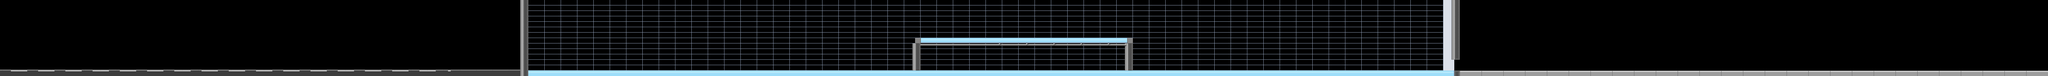

Rendered tile map (Tiled .tmx) drawn with the repository's tilesets; below, a short description and the map source with its tile grids summarised:
An orthogonal 376x14 tile map with 16x16 px tiles, 3 tile layers (Background 2, Background 1, Ground), 2 tilesets and 98 objects (14x pillar, 10x front-pillar, 6x background, 6x chairs, 5x window-reflections, ...).

<map version="1.10" tiledversion="1.10.1" orientation="orthogonal" renderorder="right-down" width="376" height="14" tilewidth="16" tileheight="16" infinite="0" parallaxoriginx="96" parallaxoriginy="54" nextlayerid="25" nextobjectid="306">
 <editorsettings>
  <export target="../../public/assets/tilemaps/airport.tmj" format="json" />
 </editorsettings>
 <tileset firstgid="1" name="airport" tilewidth="16" tileheight="16" spacing="2" margin="1" tilecount="30" columns="6">
  <image source="tilesets/airport.png" width="108" height="90" />
 </tileset>
 <tileset firstgid="31" name="objects" tilewidth="487" tileheight="208" tilecount="47" columns="0">
  <grid orientation="orthogonal" width="1" height="1" />
  <tile id="0">
   <image width="29" height="33" source="images/global/revolving-door-frame.png" />
  </tile>
  <tile id="1">
   <image width="19" height="29" source="images/global/revolving-door-wings.png" />
  </tile>
  <tile id="3">
   <image width="148" height="54" source="images/airport/airplane.png" />
  </tile>
  <tile id="6">
   <image width="68" height="17" source="images/airport/chairs.png" />
  </tile>
  <tile id="8">
   <image width="46" height="94" source="images/airport/tower.png" />
  </tile>
  <tile id="9">
   <image width="15" height="72" source="images/airport/hanging-clock.png" />
  </tile>
  <tile id="10">
   <image width="21" height="72" source="images/airport/hanging-exit-sign.png" />
  </tile>
  <tile id="12">
   <image width="19" height="24" source="images/global/plant.png" />
  </tile>
  <tile id="14">
   <image width="174" height="72" source="images/airport/signs.png" />
  </tile>
  <tile id="15">
   <image width="5" height="208" source="images/airport/pillar.png" />
  </tile>
  <tile id="16">
   <image width="7" height="13" source="images/global/fire-extinguisher.png" />
  </tile>
  <tile id="17">
   <image width="279" height="207" source="images/airport/window-reflections.png" />
  </tile>
  <tile id="18">
   <image width="10" height="31" source="images/airport/state-officer.png" />
  </tile>
  <tile id="19">
   <image width="20" height="208" source="images/airport/front-pillar.png" />
  </tile>
  <tile id="20">
   <image width="254" height="111" source="images/airport/escalator.png" />
  </tile>
  <tile id="21">
   <image width="200" height="104" source="images/airport/escalator-stairs.png" />
  </tile>
  <tile id="22">
   <image width="352" height="62" source="images/airport/duty-free-shop.png" />
  </tile>
  <tile id="23">
   <image width="96" height="53" source="images/airport/toilet-foreground.png" />
  </tile>
  <tile id="25">
   <image width="10" height="26" source="images/airport/business-guy.png" />
  </tile>
  <tile id="26">
   <image width="13" height="13" source="images/airport/duty-free-saleswoman.png" />
  </tile>
  <tile id="27">
   <image width="48" height="18" source="images/airport/duty-free-cash-desk.png" />
  </tile>
  <tile id="28">
   <image width="13" height="22" source="images/airport/chubby-woman.png" />
  </tile>
  <tile id="29">
   <image width="45" height="53" source="images/airport/toilet-background-right.png" />
  </tile>
  <tile id="30">
   <image width="45" height="53" source="images/airport/toilet-background-left.png" />
  </tile>
  <tile id="31">
   <image width="11" height="9" source="images/airport/suitcase.png" />
  </tile>
  <tile id="32">
   <image width="6" height="3" source="images/global/backpack.png" />
  </tile>
  <tile id="33">
   <image width="45" height="24" source="images/airport/lost-and-found-stand.png" />
  </tile>
  <tile id="34">
   <image width="62" height="6" source="images/airport/security-conveyor.png" />
  </tile>
  <tile id="35">
   <image width="18" height="23" source="images/airport/security-scanner.png" />
  </tile>
  <tile id="37">
   <image width="3" height="8" source="images/airport/wine-bottle.png" />
  </tile>
  <tile id="38">
   <image width="487" height="46" source="images/airport/building-1-reflections.png" />
  </tile>
  <tile id="39">
   <image width="158" height="46" source="images/airport/building-1-windows.png" />
  </tile>
  <tile id="40">
   <image width="174" height="48" source="images/airport/building-1.png" />
  </tile>
  <tile id="41">
   <image width="216" height="21" source="images/airport/building-2-reflections.png" />
  </tile>
  <tile id="42">
   <image width="78" height="21" source="images/airport/building-2-windows.png" />
  </tile>
  <tile id="43">
   <image width="81" height="24" source="images/airport/building-2.png" />
  </tile>
  <tile id="44">
   <image width="256" height="25" source="images/airport/building-3-reflections.png" />
  </tile>
  <tile id="45">
   <image width="97" height="25" source="images/airport/building-3-windows.png" />
  </tile>
  <tile id="46">
   <image width="109" height="33" source="images/airport/building-3.png" />
  </tile>
  <tile id="47">
   <image width="342" height="25" source="images/airport/building-4-reflections.png" />
  </tile>
  <tile id="48">
   <image width="190" height="25" source="images/airport/building-4-windows.png" />
  </tile>
  <tile id="49">
   <image width="191" height="47" source="images/airport/building-4.png" />
  </tile>
  <tile id="50">
   <image width="321" height="95" source="images/airport/airplane-front.png" />
  </tile>
  <tile id="51">
   <image width="48" height="26" source="images/airport/follow-me-car.png" />
  </tile>
  <tile id="52">
   <image width="33" height="40" source="images/airport/protester.png" />
  </tile>
  <tile id="53">
   <image width="21" height="30" source="images/airport/prince.png" />
  </tile>
  <tile id="54">
   <image width="196" height="9" source="images/airport/background.png" />
  </tile>
 </tileset>
 <objectgroup id="24" name="Far Background" parallaxx="0.25">
  <properties>
   <property name="depth" type="float" value="-11" />
   <property name="parallax-factor-x" type="float" value="0.25" />
  </properties>
  <object id="293" type="background" gid="85" x="-212" y="206" width="196" height="9" />
  <object id="301" type="background" gid="85" x="-15" y="206" width="196" height="9" />
  <object id="302" type="background" gid="85" x="1197" y="208" width="196" height="9" />
  <object id="303" type="background" gid="85" x="1394" y="208" width="196" height="9" />
  <object id="304" type="background" gid="85" x="1592" y="208" width="196" height="9" />
  <object id="305" type="background" gid="85" x="183" y="205" width="196" height="9" />
 </objectgroup>
 <objectgroup id="18" name="Building Windows" parallaxx="0.5">
  <properties>
   <property name="depth" type="float" value="-10" />
   <property name="parallax-factor-x" type="float" value="0.5" />
  </properties>
  <object id="265" type="building-1-windows" gid="70" x="2203" y="208" width="158" height="46" />
  <object id="266" type="building-2-windows" gid="73" x="2366" y="208" width="78" height="21" />
  <object id="267" type="building-3-windows" gid="76" x="2452" y="208" width="97" height="25" />
  <object id="268" type="building-4-windows" gid="79" x="2824" y="200" width="190" height="25" />
 </objectgroup>
 <objectgroup id="19" name="Building Reflections" parallaxx="0.35">
  <properties>
   <property name="depth" type="float" value="-9" />
   <property name="opacity" type="float" value="0.75" />
   <property name="parallax-factor-x" type="float" value="0.35" />
  </properties>
  <object id="270" type="building-1-reflections" gid="69" x="1438" y="208" width="487" height="46" />
  <object id="271" type="building-4-reflections" gid="78" x="1834" y="200" width="342" height="25" />
  <object id="273" type="building-3-reflections" gid="75" x="1589" y="208" width="256" height="25" />
  <object id="274" type="building-2-reflections" gid="72" x="1588" y="208" width="216" height="21" />
 </objectgroup>
 <objectgroup id="17" name="Buildings" parallaxx="0.5">
  <properties>
   <property name="depth" type="float" value="-8" />
   <property name="parallax-factor-x" type="float" value="0.5" />
  </properties>
  <object id="256" type="building-1" gid="71" x="2195" y="208" width="174" height="48" />
  <object id="257" type="building-2" gid="74" x="2365" y="208" width="81" height="24" />
  <object id="258" type="building-3" gid="77" x="2446" y="208" width="109" height="33" />
  <object id="259" type="building-4" gid="80" x="2824" y="208" width="191" height="47" />
 </objectgroup>
 <objectgroup id="23" name="Tower" parallaxx="0.55">
  <properties>
   <property name="depth" type="float" value="-7" />
   <property name="parallax-factor-x" type="float" value="0.55" />
  </properties>
  <object id="282" type="tower" gid="39" x="2533" y="208" width="46" height="94" />
 </objectgroup>
 <layer id="21" name="Background 2" width="376" height="14">
  <properties>
   <property name="depth" type="float" value="-7" />
  </properties>
  <data>[5264 cells, 96 non-empty, 2 distinct tile ids]</data>
 </layer>
 <objectgroup id="20" name="Background Objects" parallaxx="0.75">
  <properties>
   <property name="depth" type="float" value="-4" />
   <property name="parallax-factor-x" type="float" value="0.75" />
  </properties>
  <object id="269" type="airplane-front" gid="81" x="2593" y="208" width="321" height="95" />
 </objectgroup>
 <objectgroup id="11" name="Window Reflections" parallaxx="0.5">
  <properties>
   <property name="depth" type="float" value="-3" />
   <property name="opacity" type="float" value="0.2" />
   <property name="parallax-factor-x" type="float" value="0.5" />
  </properties>
  <object id="81" type="window-reflections" gid="48" x="1897" y="207" width="279" height="207" />
  <object id="100" type="window-reflections" gid="48" x="1003" y="207" width="279" height="207" />
  <object id="101" type="window-reflections" gid="48" x="1301" y="207" width="279" height="207" />
  <object id="211" type="window-reflections" gid="48" x="705" y="207" width="279" height="207" />
  <object id="275" type="window-reflections" gid="48" x="1599" y="207" width="279" height="207" />
 </objectgroup>
 <layer id="3" name="Background 1" width="376" height="14">
  <properties>
   <property name="depth" type="float" value="-2" />
  </properties>
  <data>[5264 cells, 2225 non-empty, 4 distinct tile ids]</data>
 </layer>
 <objectgroup id="5" name="Objects 1">
  <properties>
   <property name="depth" type="float" value="-1" />
  </properties>
  <object id="70" type="escalator-stairs" gid="52" x="2485" y="216" width="200" height="104">
   <properties>
    <property name="stair-count" type="int" value="32" />
    <property name="stair-height" type="int" value="3" />
    <property name="stair-width" type="int" value="6" />
    <property name="stairs-per-second" type="int" value="3" />
   </properties>
  </object>
  <object id="72" type="escalator-stairs" gid="2147483700" x="3331" y="216" width="200" height="104">
   <properties>
    <property name="stair-count" type="int" value="32" />
    <property name="stair-height" type="int" value="3" />
    <property name="stair-width" type="int" value="6" />
    <property name="stairs-per-second" type="int" value="3" />
   </properties>
  </object>
  <object id="153" type="pillar" gid="46" x="3661" y="208" width="5" height="208" />
  <object id="154" type="pillar" gid="46" x="3853" y="208" width="5" height="208" />
  <object id="155" type="pillar" gid="46" x="4045" y="208" width="5" height="208" />
  <object id="156" type="pillar" gid="46" x="3469" y="208" width="5" height="208" />
  <object id="157" type="pillar" gid="46" x="3277" y="208" width="5" height="208" />
  <object id="158" type="pillar" gid="46" x="3085" y="208" width="5" height="208" />
  <object id="159" type="pillar" gid="46" x="2893" y="208" width="5" height="208" />
  <object id="160" type="pillar" gid="46" x="2701" y="208" width="5" height="208" />
  <object id="162" type="pillar" gid="46" x="2509" y="208" width="5" height="208" />
  <object id="163" type="pillar" gid="46" x="2317" y="208" width="5" height="208" />
  <object id="164" type="pillar" gid="46" x="2125" y="208" width="5" height="208" />
  <object id="165" type="pillar" gid="46" x="1933" y="208" width="5" height="208" />
  <object id="180" type="pillar" gid="46" x="1741" y="208" width="5" height="208" />
  <object id="186" type="pillar" gid="46" x="1741" y="208" width="5" height="208" />
 </objectgroup>
 <layer id="1" name="Ground" width="376" height="14">
  <properties>
   <property name="collide" type="bool" value="true" />
  </properties>
  <data>[5264 cells, 508 non-empty, 21 distinct tile ids]</data>
 </layer>
 <objectgroup id="6" name="Objects 2">
  <object id="136" type="airplane" gid="34" x="5183" y="209" width="148" height="54">
   <properties>
    <property name="depth" type="float" value="-6" />
   </properties>
  </object>
  <object id="138" type="signs" gid="45" x="3649" y="168" width="174" height="72" />
  <object id="139" type="plant" gid="43" x="3855" y="208" width="19" height="24" />
  <object id="140" type="hanging-clock" gid="40" x="4005" y="168" width="15" height="72" />
  <object id="141" type="hanging-exit-sign" gid="41" x="4205" y="168" width="21" height="72" />
  <object id="142" type="plant" gid="43" x="4031" y="208" width="19" height="24" />
  <object id="143" type="chairs" gid="37" x="2340" y="208" width="68" height="17" />
  <object id="144" type="chairs" gid="37" x="2207" y="208" width="68" height="17" />
  <object id="145" type="chairs" gid="37" x="2155" y="208" width="68" height="17" />
  <object id="146" type="signs" gid="45" x="2064" y="168" width="174" height="72" />
  <object id="147" type="hanging-clock" gid="40" x="2324" y="168" width="15" height="72" />
  <object id="148" type="hanging-exit-sign" gid="41" x="2000" y="168" width="21" height="72" />
  <object id="149" type="plant" gid="43" x="2292" y="208" width="19" height="24" />
  <object id="166" type="duty-free-shop" gid="53" x="2832" y="112" width="352" height="62" />
  <object id="169" type="business-guy" gid="56" x="2321" y="208" width="10" height="26" />
  <object id="172" type="chairs" gid="37" x="3943" y="208" width="68" height="17" />
  <object id="174" type="chubby-woman" gid="59" x="3922" y="204" width="13" height="22" />
  <object id="176" type="chairs" gid="37" x="3768" y="208" width="68" height="17" />
  <object id="181" type="toilet-background-right" gid="60" x="1822" y="208" width="45" height="53" />
  <object id="182" type="toilet-background-left" gid="61" x="1683" y="208" width="45" height="53" />
  <object id="183" type="lost-and-found-stand" gid="64" x="1601" y="208" width="45" height="24" />
  <object id="212" type="fire-extinguisher" gid="47" x="4249" y="200" width="7" height="13" />
  <object id="213" type="revolving-door-wings" gid="32" x="4264" y="208" width="19" height="29" />
  <object id="214" type="security-conveyor" gid="65" x="4150" y="208" width="62" height="6" />
  <object id="217" type="security-scanner" gid="66" x="4176" y="208" width="18" height="23">
   <properties>
    <property name="depth" type="float" value="0.5" />
   </properties>
  </object>
  <object id="277" type="protester" gid="83" x="2759" y="208" width="33" height="40" />
 </objectgroup>
 <objectgroup id="15" name="Objects 3">
  <object id="168" type="duty-free-saleswoman" gid="57" x="3030" y="102" width="13" height="13" />
  <object id="171" type="chairs" gid="37" x="3891" y="208" width="68" height="17" />
  <object id="184" type="backpack" gid="63" x="1621" y="196" width="6" height="3" />
  <object id="216" type="state-officer" gid="49" x="4217" y="208" width="10" height="31" />
  <object id="220" type="wine-bottle" gid="68" x="3045" y="100" width="3" height="8" />
  <object id="276" type="follow-me-car" gid="82" x="5935" y="209" width="48" height="26">
   <properties>
    <property name="depth" type="float" value="-5" />
   </properties>
  </object>
 </objectgroup>
 <objectgroup id="13" name="Objects 4">
  <object id="167" type="duty-free-cash-desk" gid="58" x="3016" y="112" width="48" height="18" />
  <object id="185" type="suitcase" gid="62" x="1618" y="196" width="11" height="9" />
 </objectgroup>
 <objectgroup draworder="index" id="12" name="Above Player">
  <properties>
   <property name="depth" type="float" value="2" />
  </properties>
  <object id="85" type="escalator" gid="2147483699" x="3297" y="208" width="254" height="111" />
  <object id="86" type="escalator" gid="51" x="2465" y="208" width="254" height="111" />
  <object id="135" type="revolving-door-frame" gid="31" x="4261" y="208" width="29" height="33" />
  <object id="178" type="toilet-foreground" gid="54" x="1727" y="208" width="96" height="53" />
  <object id="292" type="prince" gid="2147483732" x="1730" y="209" width="21" height="30" />
 </objectgroup>
 <objectgroup id="9" name="Foreground" parallaxx="1.5">
  <properties>
   <property name="depth" type="float" value="3" />
   <property name="parallax-factor-x" type="float" value="1.5" />
  </properties>
  <object id="199" type="front-pillar" gid="50" x="2595" y="208" width="20" height="208" />
  <object id="200" type="front-pillar" gid="50" x="3167" y="208" width="20" height="208" />
  <object id="201" type="front-pillar" gid="50" x="3551" y="208" width="20" height="208" />
  <object id="202" type="front-pillar" gid="50" x="3967" y="208" width="20" height="208" />
  <object id="203" type="front-pillar" gid="50" x="3935" y="208" width="20" height="208" />
  <object id="205" type="front-pillar" gid="50" x="4319" y="208" width="20" height="208" />
  <object id="206" type="front-pillar" gid="50" x="4703" y="208" width="20" height="208" />
  <object id="207" type="front-pillar" gid="50" x="5087" y="208" width="20" height="208" />
  <object id="208" type="front-pillar" gid="50" x="5471" y="208" width="20" height="208" />
  <object id="283" type="front-pillar" gid="50" x="5855" y="208" width="20" height="208" />
 </objectgroup>
 <objectgroup id="16" name="Zones" visible="0">
  <properties>
   <property name="is-zone-layer" type="bool" value="true" />
  </properties>
  <object id="190" type="toilet-zone" x="1776" y="160" width="64" height="16" />
  <object id="191" type="toilet-zone" x="1760" y="160" width="16" height="48" />
  <object id="192" type="toilet-zone" x="1776" y="207" width="58" height="1" />
  <object id="193" type="toilet-zone" x="1776" y="206" width="51" height="1" />
  <object id="194" type="revolving-door-zone" x="4272" y="176" width="16" height="32" />
  <object id="278" type="start-zone" x="1328" y="168" width="40" height="40" />
  <object id="279" type="runway-zone" x="1528" y="0" width="24" height="224" />
  <object id="280" type="window-reflection-zone" x="1536" y="0" width="2704" height="208" />
 </objectgroup>
</map>
